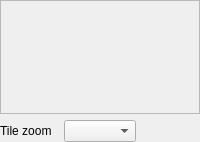
<?xml version="1.0" encoding="UTF-8"?>
<ui version="4.0">
 <class>ToolboxTiles</class>
 <widget class="QWidget" name="ToolboxTiles">
  <layout class="QVBoxLayout" name="verticalLayout">
   <property name="leftMargin">
    <number>0</number>
   </property>
   <property name="topMargin">
    <number>0</number>
   </property>
   <property name="rightMargin">
    <number>0</number>
   </property>
   <property name="bottomMargin">
    <number>0</number>
   </property>
   <item>
    <widget class="QScrollArea" name="mScrollArea">
     <property name="widgetResizable">
      <bool>true</bool>
     </property>
    </widget>
   </item>
   <item>
    <layout class="QHBoxLayout" name="controls">
     <item>
      <widget class="QLabel" name="mZoomLabel">
       <property name="text">
        <string>Tile zoom</string>
       </property>
       <property name="buddy">
        <cstring>mZoom</cstring>
       </property>
      </widget>
     </item>
     <item>
      <widget class="QComboBox" name="mZoom"/>
     </item>
     <item>
      <widget class="QLabel" name="mCurrentTile">
       <property name="alignment">
        <set>Qt::AlignRight|Qt::AlignVCenter</set>
       </property>
      </widget>
     </item>
    </layout>
   </item>
  </layout>
 </widget>
 <resources/>
 <connections/>
</ui>
